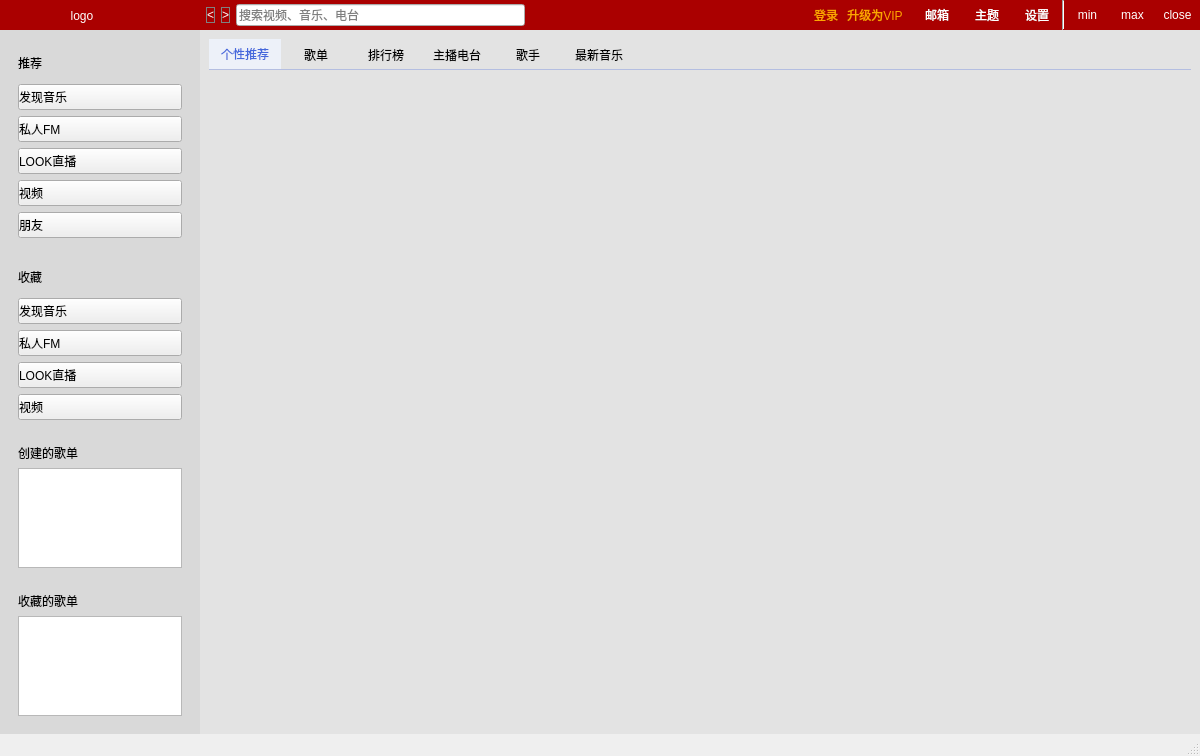
<?xml version="1.0" encoding="UTF-8"?>
<ui version="4.0">
 <class>MainWindow</class>
 <widget class="QMainWindow" name="MainWindow">
  <property name="geometry">
   <rect>
    <x>0</x>
    <y>0</y>
    <width>1200</width>
    <height>756</height>
   </rect>
  </property>
  <property name="windowTitle">
   <string>MainWindow</string>
  </property>
  <widget class="QWidget" name="centralwidget">
   <layout class="QVBoxLayout" name="verticalLayout">
    <property name="spacing">
     <number>0</number>
    </property>
    <property name="leftMargin">
     <number>0</number>
    </property>
    <property name="topMargin">
     <number>0</number>
    </property>
    <property name="rightMargin">
     <number>0</number>
    </property>
    <property name="bottomMargin">
     <number>0</number>
    </property>
    <item>
     <widget class="QWidget" name="top_wgt" native="true">
      <property name="minimumSize">
       <size>
        <width>0</width>
        <height>30</height>
       </size>
      </property>
      <property name="maximumSize">
       <size>
        <width>16777215</width>
        <height>30</height>
       </size>
      </property>
      <property name="styleSheet">
       <string notr="true">QWidget#top_wgt{background-color: rgb(170, 0, 0);}</string>
      </property>
      <layout class="QHBoxLayout" name="horizontalLayout_5">
       <property name="spacing">
        <number>0</number>
       </property>
       <property name="leftMargin">
        <number>0</number>
       </property>
       <property name="topMargin">
        <number>0</number>
       </property>
       <property name="rightMargin">
        <number>0</number>
       </property>
       <property name="bottomMargin">
        <number>0</number>
       </property>
       <item>
        <widget class="QWidget" name="widget_9" native="true">
         <property name="minimumSize">
          <size>
           <width>200</width>
           <height>0</height>
          </size>
         </property>
         <property name="maximumSize">
          <size>
           <width>200</width>
           <height>16777215</height>
          </size>
         </property>
         <widget class="QLabel" name="logo_lb">
          <property name="geometry">
           <rect>
            <x>70</x>
            <y>8</y>
            <width>24</width>
            <height>16</height>
           </rect>
          </property>
          <property name="styleSheet">
           <string notr="true">color:white;</string>
          </property>
          <property name="text">
           <string>logo</string>
          </property>
          <property name="alignment">
           <set>Qt::AlignCenter</set>
          </property>
         </widget>
        </widget>
       </item>
       <item>
        <widget class="QWidget" name="widget" native="true">
         <layout class="QHBoxLayout" name="horizontalLayout">
          <property name="spacing">
           <number>6</number>
          </property>
          <property name="leftMargin">
           <number>6</number>
          </property>
          <property name="topMargin">
           <number>0</number>
          </property>
          <property name="rightMargin">
           <number>6</number>
          </property>
          <property name="bottomMargin">
           <number>0</number>
          </property>
          <item>
           <widget class="QPushButton" name="fd_btn">
            <property name="maximumSize">
             <size>
              <width>30</width>
              <height>16777215</height>
             </size>
            </property>
            <property name="styleSheet">
             <string notr="true">QPushButton {
    background-color: transparent;
    color: white;
	border: 1px solid gray;
}</string>
            </property>
            <property name="text">
             <string>&lt;</string>
            </property>
           </widget>
          </item>
          <item>
           <widget class="QPushButton" name="bk_btn">
            <property name="maximumSize">
             <size>
              <width>30</width>
              <height>16777215</height>
             </size>
            </property>
            <property name="styleSheet">
             <string notr="true">QPushButton {
    background-color: transparent;
    color: white;
	border: 1px solid gray;
}</string>
            </property>
            <property name="text">
             <string>&gt;</string>
            </property>
           </widget>
          </item>
         </layout>
        </widget>
       </item>
       <item>
        <widget class="QLineEdit" name="lineEdit">
         <property name="placeholderText">
          <string>搜索视频、音乐、电台</string>
         </property>
        </widget>
       </item>
       <item>
        <spacer name="horizontalSpacer">
         <property name="orientation">
          <enum>Qt::Horizontal</enum>
         </property>
         <property name="sizeHint" stdset="0">
          <size>
           <width>249</width>
           <height>20</height>
          </size>
         </property>
        </spacer>
       </item>
       <item>
        <widget class="QWidget" name="widget_4" native="true">
         <layout class="QHBoxLayout" name="horizontalLayout_4">
          <property name="spacing">
           <number>9</number>
          </property>
          <property name="leftMargin">
           <number>0</number>
          </property>
          <property name="topMargin">
           <number>0</number>
          </property>
          <property name="rightMargin">
           <number>9</number>
          </property>
          <property name="bottomMargin">
           <number>0</number>
          </property>
          <item>
           <widget class="QPushButton" name="logo_btn_2">
            <property name="maximumSize">
             <size>
              <width>50</width>
              <height>16777215</height>
             </size>
            </property>
            <property name="styleSheet">
             <string notr="true">QPushButton {
    background-color: transparent;
	color:orange;
	border:none;
}
QPushButton:hover {
    color: white;
}</string>
            </property>
            <property name="text">
             <string>登录</string>
            </property>
           </widget>
          </item>
          <item>
           <widget class="QPushButton" name="logo_btn_3">
            <property name="styleSheet">
             <string notr="true">QPushButton {
    background-color: transparent;
    color: orange;
	border:none;
}
QPushButton:hover {
  	color: white;
   	
}</string>
            </property>
            <property name="text">
             <string>升级为VIP</string>
            </property>
           </widget>
          </item>
         </layout>
        </widget>
       </item>
       <item>
        <widget class="QWidget" name="widget_2" native="true">
         <layout class="QHBoxLayout" name="horizontalLayout_2">
          <property name="spacing">
           <number>0</number>
          </property>
          <property name="leftMargin">
           <number>0</number>
          </property>
          <property name="topMargin">
           <number>0</number>
          </property>
          <property name="rightMargin">
           <number>0</number>
          </property>
          <property name="bottomMargin">
           <number>0</number>
          </property>
          <item>
           <widget class="QPushButton" name="email_btn">
            <property name="sizePolicy">
             <sizepolicy hsizetype="Minimum" vsizetype="Expanding">
              <horstretch>0</horstretch>
              <verstretch>0</verstretch>
             </sizepolicy>
            </property>
            <property name="minimumSize">
             <size>
              <width>50</width>
              <height>0</height>
             </size>
            </property>
            <property name="maximumSize">
             <size>
              <width>50</width>
              <height>16777215</height>
             </size>
            </property>
            <property name="styleSheet">
             <string notr="true">QPushButton {
    background-color: transparent;
    color: white;
	border:none;
}
QPushButton:hover {
	
	background-color: rgb(142, 32, 32);
}</string>
            </property>
            <property name="text">
             <string>邮箱</string>
            </property>
           </widget>
          </item>
          <item>
           <widget class="QPushButton" name="th_btn">
            <property name="sizePolicy">
             <sizepolicy hsizetype="Minimum" vsizetype="Expanding">
              <horstretch>0</horstretch>
              <verstretch>0</verstretch>
             </sizepolicy>
            </property>
            <property name="minimumSize">
             <size>
              <width>50</width>
              <height>0</height>
             </size>
            </property>
            <property name="maximumSize">
             <size>
              <width>50</width>
              <height>16777215</height>
             </size>
            </property>
            <property name="styleSheet">
             <string notr="true">QPushButton {
    background-color: transparent;
    color: white;
	border:none;
}
QPushButton:hover {
	
	background-color: rgb(142, 32, 32);
}</string>
            </property>
            <property name="text">
             <string>主题</string>
            </property>
           </widget>
          </item>
          <item>
           <widget class="QPushButton" name="set_btn">
            <property name="sizePolicy">
             <sizepolicy hsizetype="Minimum" vsizetype="Expanding">
              <horstretch>0</horstretch>
              <verstretch>0</verstretch>
             </sizepolicy>
            </property>
            <property name="minimumSize">
             <size>
              <width>50</width>
              <height>0</height>
             </size>
            </property>
            <property name="maximumSize">
             <size>
              <width>50</width>
              <height>16777215</height>
             </size>
            </property>
            <property name="styleSheet">
             <string notr="true">QPushButton {
    background-color: transparent;
    color: white;
	border:none;
}
QPushButton:hover {
	
	background-color: rgb(142, 32, 32);
}</string>
            </property>
            <property name="text">
             <string>设置</string>
            </property>
           </widget>
          </item>
         </layout>
        </widget>
       </item>
       <item>
        <widget class="Line" name="line">
         <property name="orientation">
          <enum>Qt::Vertical</enum>
         </property>
        </widget>
       </item>
       <item>
        <widget class="QWidget" name="widget_3" native="true">
         <layout class="QHBoxLayout" name="horizontalLayout_3">
          <property name="spacing">
           <number>0</number>
          </property>
          <property name="leftMargin">
           <number>0</number>
          </property>
          <property name="topMargin">
           <number>0</number>
          </property>
          <property name="rightMargin">
           <number>0</number>
          </property>
          <property name="bottomMargin">
           <number>0</number>
          </property>
          <item>
           <widget class="QPushButton" name="min_btn">
            <property name="sizePolicy">
             <sizepolicy hsizetype="Minimum" vsizetype="Expanding">
              <horstretch>0</horstretch>
              <verstretch>0</verstretch>
             </sizepolicy>
            </property>
            <property name="minimumSize">
             <size>
              <width>45</width>
              <height>0</height>
             </size>
            </property>
            <property name="maximumSize">
             <size>
              <width>50</width>
              <height>16777215</height>
             </size>
            </property>
            <property name="styleSheet">
             <string notr="true">QPushButton {
    background-color: transparent;
    color: white;
	border:none;
}
QPushButton:hover {
	background-color: rgb(142, 32, 32);
}</string>
            </property>
            <property name="text">
             <string>min</string>
            </property>
            <property name="flat">
             <bool>true</bool>
            </property>
           </widget>
          </item>
          <item>
           <widget class="QPushButton" name="max_btn">
            <property name="sizePolicy">
             <sizepolicy hsizetype="Minimum" vsizetype="Expanding">
              <horstretch>0</horstretch>
              <verstretch>0</verstretch>
             </sizepolicy>
            </property>
            <property name="minimumSize">
             <size>
              <width>45</width>
              <height>0</height>
             </size>
            </property>
            <property name="maximumSize">
             <size>
              <width>50</width>
              <height>16777215</height>
             </size>
            </property>
            <property name="styleSheet">
             <string notr="true">QPushButton {
    background-color: transparent;
    color: white;
	border:none;
}
QPushButton:hover {
	
	background-color: rgb(142, 32, 32);
}</string>
            </property>
            <property name="text">
             <string>max</string>
            </property>
            <property name="flat">
             <bool>true</bool>
            </property>
           </widget>
          </item>
          <item>
           <widget class="QPushButton" name="cls_btn">
            <property name="sizePolicy">
             <sizepolicy hsizetype="Minimum" vsizetype="Expanding">
              <horstretch>0</horstretch>
              <verstretch>0</verstretch>
             </sizepolicy>
            </property>
            <property name="minimumSize">
             <size>
              <width>45</width>
              <height>0</height>
             </size>
            </property>
            <property name="maximumSize">
             <size>
              <width>50</width>
              <height>16777215</height>
             </size>
            </property>
            <property name="styleSheet">
             <string notr="true">QPushButton {
    background-color: transparent;
    color: white;
	border:none;
}
QPushButton:hover {
	
	background-color: rgb(122, 0, 0);
}</string>
            </property>
            <property name="text">
             <string>close</string>
            </property>
            <property name="flat">
             <bool>true</bool>
            </property>
           </widget>
          </item>
         </layout>
        </widget>
       </item>
      </layout>
     </widget>
    </item>
    <item>
     <widget class="QWidget" name="main_wgt" native="true">
      <layout class="QHBoxLayout" name="horizontalLayout_6">
       <property name="spacing">
        <number>0</number>
       </property>
       <property name="leftMargin">
        <number>0</number>
       </property>
       <property name="topMargin">
        <number>0</number>
       </property>
       <property name="rightMargin">
        <number>0</number>
       </property>
       <property name="bottomMargin">
        <number>0</number>
       </property>
       <item>
        <widget class="QWidget" name="left_wgt" native="true">
         <property name="minimumSize">
          <size>
           <width>200</width>
           <height>0</height>
          </size>
         </property>
         <property name="maximumSize">
          <size>
           <width>200</width>
           <height>16777215</height>
          </size>
         </property>
         <property name="styleSheet">
          <string notr="true">QWidget#left_wgt{
	background-color: rgb(217, 217, 217);
}
</string>
         </property>
         <layout class="QVBoxLayout" name="verticalLayout_4">
          <item>
           <widget class="QWidget" name="widget_5" native="true">
            <layout class="QVBoxLayout" name="verticalLayout_2">
             <item>
              <widget class="QLabel" name="label">
               <property name="minimumSize">
                <size>
                 <width>0</width>
                 <height>30</height>
                </size>
               </property>
               <property name="maximumSize">
                <size>
                 <width>16777215</width>
                 <height>30</height>
                </size>
               </property>
               <property name="text">
                <string>推荐</string>
               </property>
              </widget>
             </item>
             <item>
              <widget class="QPushButton" name="pushButton_4">
               <property name="styleSheet">
                <string notr="true">QPushButton{
	text-align:left;
}</string>
               </property>
               <property name="text">
                <string>发现音乐</string>
               </property>
              </widget>
             </item>
             <item>
              <widget class="QPushButton" name="pushButton_5">
               <property name="styleSheet">
                <string notr="true">QPushButton{
	text-align:left;
}</string>
               </property>
               <property name="text">
                <string>私人FM</string>
               </property>
              </widget>
             </item>
             <item>
              <widget class="QPushButton" name="pushButton_7">
               <property name="styleSheet">
                <string notr="true">QPushButton{
	text-align:left;
}</string>
               </property>
               <property name="text">
                <string>LOOK直播</string>
               </property>
              </widget>
             </item>
             <item>
              <widget class="QPushButton" name="pushButton_8">
               <property name="styleSheet">
                <string notr="true">QPushButton{
	text-align:left;
}</string>
               </property>
               <property name="text">
                <string>视频</string>
               </property>
              </widget>
             </item>
             <item>
              <widget class="QPushButton" name="pushButton_6">
               <property name="styleSheet">
                <string notr="true">QPushButton{
	text-align:left;
}</string>
               </property>
               <property name="text">
                <string>朋友</string>
               </property>
              </widget>
             </item>
            </layout>
           </widget>
          </item>
          <item>
           <widget class="QWidget" name="widget_6" native="true">
            <layout class="QVBoxLayout" name="verticalLayout_3">
             <item>
              <widget class="QLabel" name="label_2">
               <property name="minimumSize">
                <size>
                 <width>0</width>
                 <height>30</height>
                </size>
               </property>
               <property name="maximumSize">
                <size>
                 <width>16777215</width>
                 <height>30</height>
                </size>
               </property>
               <property name="text">
                <string>收藏</string>
               </property>
              </widget>
             </item>
             <item>
              <widget class="QPushButton" name="pushButton_9">
               <property name="styleSheet">
                <string notr="true">QPushButton{
	text-align:left;
}</string>
               </property>
               <property name="text">
                <string>发现音乐</string>
               </property>
              </widget>
             </item>
             <item>
              <widget class="QPushButton" name="pushButton_10">
               <property name="styleSheet">
                <string notr="true">QPushButton{
	text-align:left;
}</string>
               </property>
               <property name="text">
                <string>私人FM</string>
               </property>
              </widget>
             </item>
             <item>
              <widget class="QPushButton" name="pushButton_11">
               <property name="styleSheet">
                <string notr="true">QPushButton{
	text-align:left;
}</string>
               </property>
               <property name="text">
                <string>LOOK直播</string>
               </property>
              </widget>
             </item>
             <item>
              <widget class="QPushButton" name="pushButton_12">
               <property name="styleSheet">
                <string notr="true">QPushButton{
	text-align:left;
}</string>
               </property>
               <property name="text">
                <string>视频</string>
               </property>
              </widget>
             </item>
            </layout>
           </widget>
          </item>
          <item>
           <widget class="QWidget" name="widget_7" native="true">
            <layout class="QVBoxLayout" name="verticalLayout_5">
             <item>
              <widget class="QLabel" name="label_3">
               <property name="text">
                <string>创建的歌单</string>
               </property>
              </widget>
             </item>
             <item>
              <widget class="QListView" name="listView"/>
             </item>
            </layout>
           </widget>
          </item>
          <item>
           <widget class="QWidget" name="widget_8" native="true">
            <layout class="QVBoxLayout" name="verticalLayout_6">
             <item>
              <widget class="QLabel" name="label_4">
               <property name="text">
                <string>收藏的歌单</string>
               </property>
              </widget>
             </item>
             <item>
              <widget class="QListView" name="listView_2"/>
             </item>
            </layout>
           </widget>
          </item>
         </layout>
        </widget>
       </item>
       <item>
        <widget class="QWidget" name="right_wgt" native="true">
         <property name="styleSheet">
          <string notr="true">QWidget#right_wgt{
	
	background-color: rgb(227, 227, 227);
}
</string>
         </property>
         <layout class="QVBoxLayout" name="verticalLayout_7">
          <item>
           <widget class="QTabWidget" name="tabWidget">
            <property name="styleSheet">
             <string notr="true">QTabWidget::pane{
    border-top: 1px solid rgba(69,104,220,0.3);
    background: transparent;
}

QTabBar::tab{
    min-width: 70px;
    min-height: 30px;
    background: transparent;
	color:blank;
}
QTabBar::tab:selected{
    color:rgb(69,104,220);
    background-color:rgba(240,245,255,0.8) ;
}

QTabBar::tab:hover{
    background-color:rgba(240,245,255,0.8) ;
}
</string>
            </property>
            <property name="currentIndex">
             <number>0</number>
            </property>
            <property name="tabBarAutoHide">
             <bool>true</bool>
            </property>
            <widget class="QWidget" name="tab">
             <attribute name="title">
              <string>个性推荐</string>
             </attribute>
            </widget>
            <widget class="QWidget" name="tab_2">
             <attribute name="title">
              <string>歌单</string>
             </attribute>
            </widget>
            <widget class="QWidget" name="tab_3">
             <attribute name="title">
              <string>排行榜</string>
             </attribute>
            </widget>
            <widget class="QWidget" name="tab_4">
             <attribute name="title">
              <string>主播电台</string>
             </attribute>
            </widget>
            <widget class="QWidget" name="tab_5">
             <attribute name="title">
              <string>歌手</string>
             </attribute>
            </widget>
            <widget class="QWidget" name="tab_6">
             <attribute name="title">
              <string>最新音乐</string>
             </attribute>
            </widget>
           </widget>
          </item>
         </layout>
        </widget>
       </item>
      </layout>
     </widget>
    </item>
   </layout>
  </widget>
  <widget class="QStatusBar" name="statusBar"/>
 </widget>
 <resources/>
 <connections/>
</ui>
